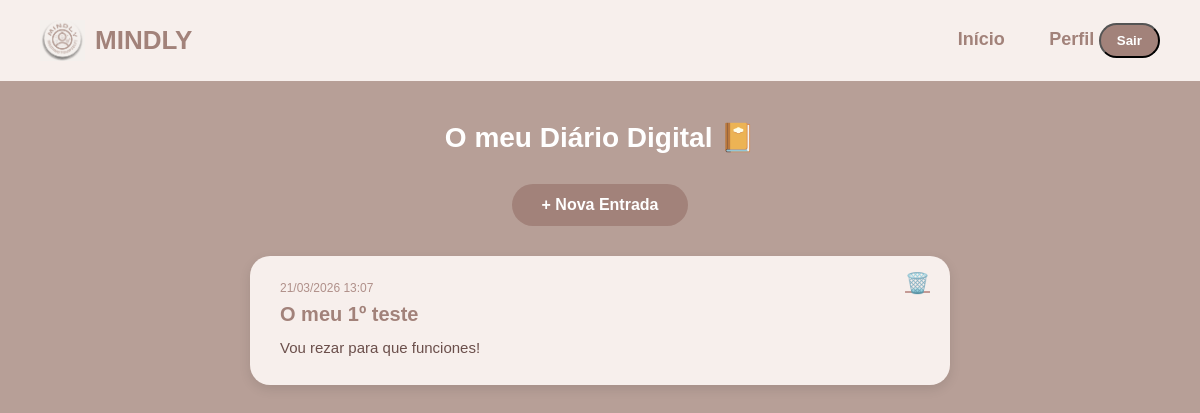
Page /diario-digital/ (signed in) on the committed database.
### core/models.py (models this page shows, shortened)
class EntradaDiario(models.Model):
    utilizador = models.ForeignKey(User, on_delete=models.CASCADE, related_name='entradas_diario')
    titulo     = models.CharField(max_length=200)
    texto      = models.TextField()
    data       = models.DateTimeField(auto_now_add=True)
    class Meta:
        ordering = ['-data']

### core/views.py (the view)
# urls.py: path('diario-digital/', views.diario_digital, name='diario_digital'),
@login_required(login_url='login')
def diario_digital(request):
    entradas = EntradaDiario.objects.filter(utilizador=request.user)
    if request.method == 'POST':
        form = EntradaDiarioForm(request.POST)
        if form.is_valid():
            entrada = form.save(commit=False)
            entrada.utilizador = request.user
            entrada.save()
            return redirect('diario_digital')
    else:
        form = EntradaDiarioForm()
    return render(request, 'core/diario_digital.html', {'form': form, 'entradas': entradas})

### core/templates/core/diario_digital.html (shortened to what this page needs)
{% load static %}
<!DOCTYPE html>
<html lang="pt">
<head>
</head>
<body>
<header>
    <div class="logo">
        <img src="{% static 'core/imagens/logo.PNG' %}" alt="logo">
        <h1>MINDLY</h1>
    </div>
    <nav>
        <a href="{% url 'home' %}">Início</a>
        <a href="#">Perfil</a>
        <form method="post" action="{% url 'logout' %}" style="display:inline;">
    <button type="submit" class="logout-btn">Sair</button>
</form>
    </nav>
</header>
<main>
    <h2>O meu Diário Digital 📔</h2>
    <button class="btn-novo" onclick="abrirModal()">+ Nova Entrada</button>
    {% if entradas %}
        <div class="entradas-lista">
            {% for entrada in entradas %}
                <div class="entrada-card">
                    <div class="data">{{ entrada.data|date:"d/m/Y H:i" }}</div>
                    <div class="titulo">{{ entrada.titulo }}</div>
                    <div class="texto">{{ entrada.texto }}</div>
                    <a href="{% url 'apagar_entrada' entrada.pk %}" class="btn-apagar" title="Apagar">🗑️</a>
                </div>
            {% endfor %}
        </div>
    {% else %}
        <p class="sem-entradas">Ainda não tens entradas no diário. Escreve a tua primeira! 📝</p>
    {% endif %}
</main>
</body>
</html>

### core/templates/core/diario_digital.html (style rules this page uses)
* { margin:0; padding:0; box-sizing:border-box; font-family: Arial, sans-serif; }
body { background-color:#B79F97; min-height:100vh; display:flex; flex-direction:column; }
header { background-color:#F7EFEC; padding:20px 40px; display:flex; justify-content:space-between; align-items:center; }
.logo { display:flex; align-items:center; gap:10px; }
.logo img { width:45px; }
.logo h1 { font-size:26px; color:#A2827A; font-weight:bold; }
header nav a { margin-left:40px; text-decoration:none; font-size:18px; color:#A2827A; font-weight:bold; }
.logout-btn { background-color:#A2827A; color:white; padding:8px 16px; border-radius:20px; text-decoration:none; font-weight:bold; }
main { padding:40px 60px; }
h2 { color:white; font-size:28px; margin-bottom:30px; text-align:center; }
.btn-novo { display:block; width:fit-content; margin:0 auto 30px auto; padding:12px 30px; background:#A2827A; color:white; border:none; border-radius:50px; font-size:16px; font-weight:bold; cursor:pointer; text-decoration:none; transition:0.3s; }
.entradas-lista { max-width:700px; margin:0 auto; display:flex; flex-direction:column; gap:20px; }
.entrada-card { background:#F7EFEC; border-radius:20px; padding:25px 30px; box-shadow:0 4px 12px rgba(0,0,0,0.1); position:relative; }
.entrada-card .data { font-size:12px; color:#b0908a; margin-bottom:8px; }
.entrada-card .titulo { font-size:20px; font-weight:bold; color:#A2827A; margin-bottom:10px; }
.entrada-card .texto { font-size:15px; color:#6b4f4b; line-height:1.6; white-space:pre-wrap; }
.btn-apagar { position:absolute; top:15px; right:20px; background:none; border:none; color:#c49a95; font-size:20px; cursor:pointer; transition:0.2s; }

### rows in the picture
EntradaDiario: data "21/03/2026 13:07", titulo "O meu 1º teste", texto "Vou rezar para que funciones!"
